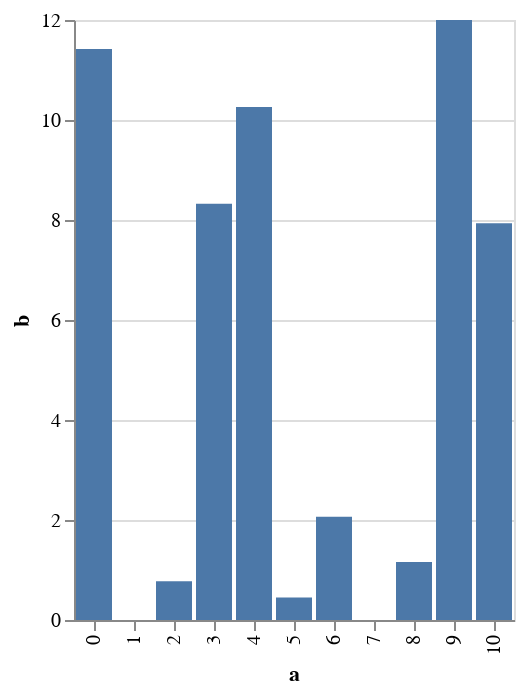

Describe this chart as a Vega-Lite specification.
### Vega-Lite specification from a JSON file in a GitHub repository (floating-point values rounded to 4 significant figures)
{"data": {"values": [{"a": 0, "b": 11.42}, {"a": 1, "b": 0.0}, {"a": 2, "b": 0.7742}, {"a": 3, "b": 8.323}, {"a": 4, "b": 10.26}, {"a": 5, "b": 0.4516}, {"a": 6, "b": 2.065}, {"a": 7, "b": 0.0}, {"a": 8, "b": 1.161}, {"a": 9, "b": 12.0}, {"a": 10, "b": 7.935}]}, "mark": "bar", "encoding": {"x": {"field": "a", "type": "nominal"}, "y": {"field": "b", "type": "quantitative"}}}
